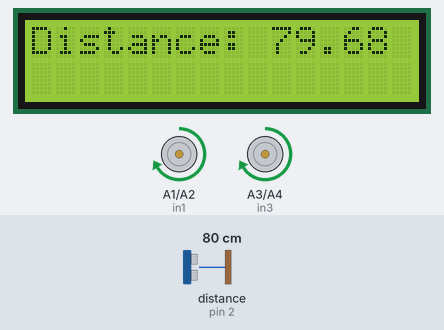
A sketch run on a simulated Arduino Uno, built with avr-gcc and run on an emulated ATmega328P. Shown: 16×2 character LCD, motor-driver pin pairs drawn as motors (green arrow = first pin HIGH = forward, orange = second pin HIGH = backward, longer = more drive, scaled by the enable pin). Wiring (inferred from the names in the program): ultrasonic range finder: trigger pin 12; echo pin 2. Inputs (shaded band) come from the test bench; at power-on: distance to the obstacle (sensor on pin 2) 80 cm. The echo pulse lasts 58.3 µs per cm; what the sketch prints to the serial monitor is not drawn.

Above: at 1.2 s.
1.3 s: distance to the obstacle (sensor on pin 2) set to 2 cm
At 2.5 s:
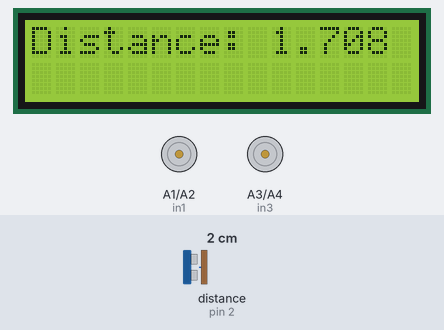
2.8 s: distance to the obstacle (sensor on pin 2) set to 4 cm
At 2.82 s:
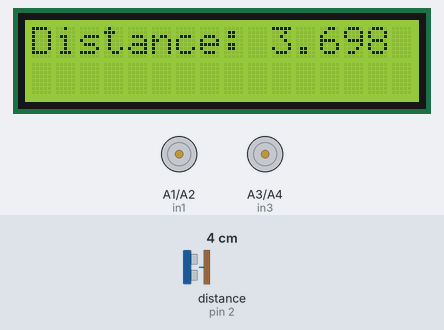
4.3 s: distance to the obstacle (sensor on pin 2) set to 9 cm
At 5.6 s:
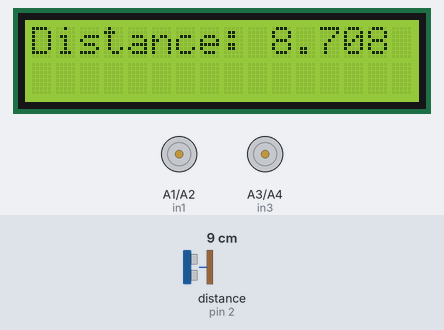
Timing chart, 0 to 7.3 s (numbered marks = the images above; inputs shaded):
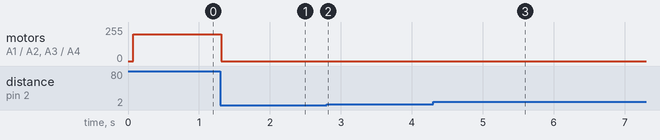

The sketch:

Obstacle_Avoidance.ino
```cpp
#include <LiquidCrystal.h>
// initialize the library by associating any needed LCD interface pin
// with the arduino pin number it is connected to
const int rs = 8, en = 9, d4 = 4, d5 = 5, d6 = 6, d7 = 7;

LiquidCrystal lcd(rs, en, d4, d5, d6, d7);

// Left Motor  connections
int enA = 3;
int in1 = A1;
int in2 = A2;
// Right Motor connections
int enB = 11;
int in3 = A3;
int in4 = A4;

int trig = 12;
int echo = 2;
float duration, distance;

void setup()
{
    // set up the LCD's number of columns and rows:
    lcd.begin(16, 2);
    // Set all the motor control pins to outputs
    pinMode(enA, OUTPUT);
    pinMode(enB, OUTPUT);
    pinMode(in1, OUTPUT);
    pinMode(in2, OUTPUT);
    pinMode(in3, OUTPUT);
    pinMode(in4, OUTPUT);
    pinMode(trig, OUTPUT);
    pinMode(echo, INPUT);
    Serial.begin(9600);
}

void loop()
{
    digitalWrite(trig, LOW);
    delayMicroseconds(10);
    digitalWrite(trig, HIGH);
    delayMicroseconds(10);
    digitalWrite(trig, LOW); // transmit ultrasonicwave

    duration = pulseIn(echo, HIGH); // getting the time
    distance = (duration * 0.0343 / 2);
    lcd.home();
    lcd.print("Distance:");
    lcd.setCursor(10, 0);
    lcd.print(distance);
    Serial.println(distance);

    if (distance <= 15)
    {
        analogWrite(enA, 0);
        analogWrite(enB, 0);
        digitalWrite(in1, LOW);
        digitalWrite(in2, LOW);
        digitalWrite(in3, LOW);
        digitalWrite(in4, LOW);
    }
    else
    {
        analogWrite(enA, 200);
        analogWrite(enB, 200);
        digitalWrite(in1, HIGH);
        digitalWrite(in2, LOW);
        digitalWrite(in3, HIGH);
        digitalWrite(in4, LOW);
    }
}
```

Measured:
- after the input at 1.3 s, motor on A1 (in1) / A2 (in2), motor on A3 (in3) / A4 (in4): forward 200/255 → stopped at once; the display: changes at once (image 1)
- after the input at 2.8 s, the display: first changes at once (image 2 shows a later state)
- after the input at 4.3 s, the display: first differs from a run without the input at once (image 3)
